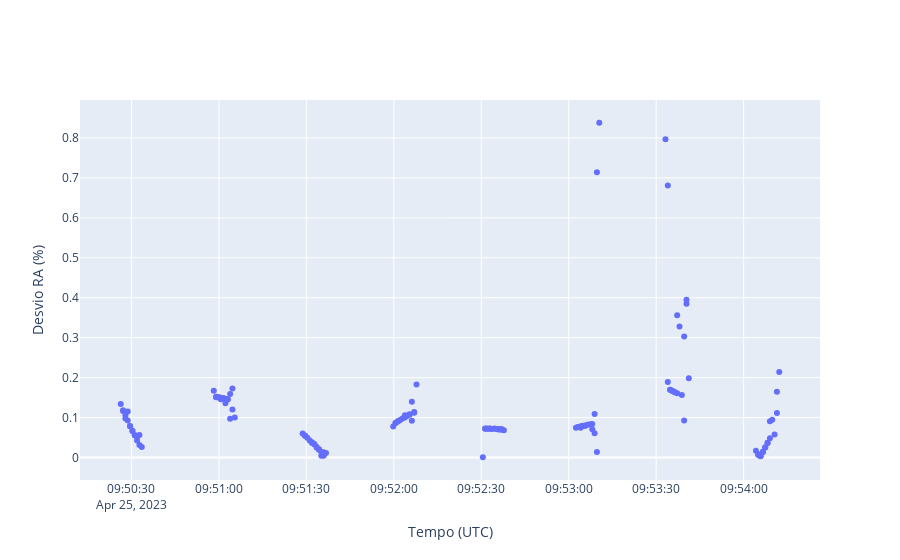
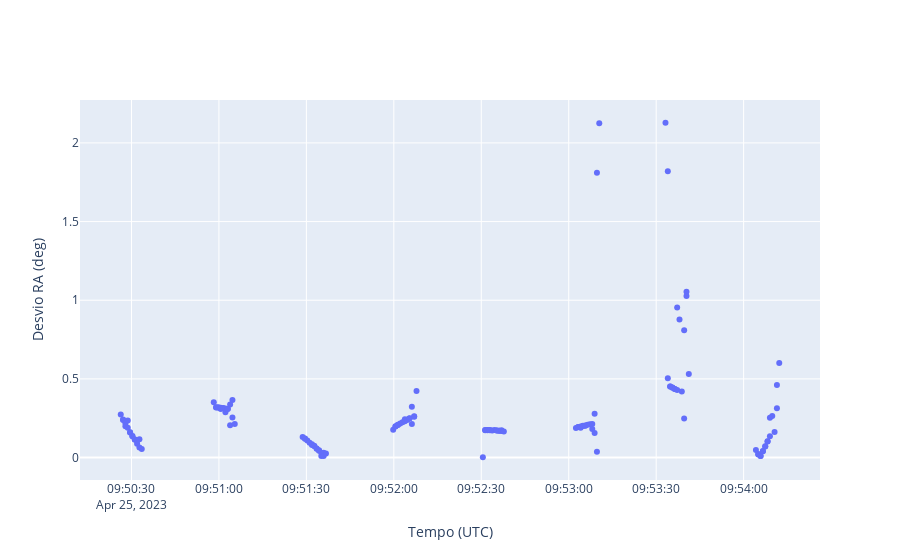

Here is the notebook cell these charts were saved with, in order:
### Code cell
plot_data(
    df_list=[tdm_25_fit_raw],
    legend=['Threshold 3.0'],
    y_data=['Desvio RA (%)', 'Desvio RA (deg)'],
    x_data='Tempo (UTC)',
)

### Figure 1 — Plotly figure (JSON) as saved in the notebook; plotly's stock layout.template omitted (floating-point values rounded to 4 significant figures; data arrays with more than 128 entries replaced by an {"elided": "..."} marker saying what was removed)
{"data": [{"mode": "markers", "name": "Threshold 3.0", "type": "scatter", "x": {"elided": "142 str values"}, "y": {"elided": "142 float values"}}], "layout": {"xaxis": {"title": {"text": "Tempo (UTC)"}}, "yaxis": {"title": {"text": "Desvio RA (%)"}}}}

### Figure 2 — Plotly figure (JSON) as saved in the notebook; plotly's stock layout.template omitted (floating-point values rounded to 4 significant figures; data arrays with more than 128 entries replaced by an {"elided": "..."} marker saying what was removed)
{"data": [{"mode": "markers", "name": "Threshold 3.0", "type": "scatter", "x": {"elided": "142 str values"}, "y": {"elided": "142 float values"}}], "layout": {"xaxis": {"title": {"text": "Tempo (UTC)"}}, "yaxis": {"title": {"text": "Desvio RA (deg)"}}}}
